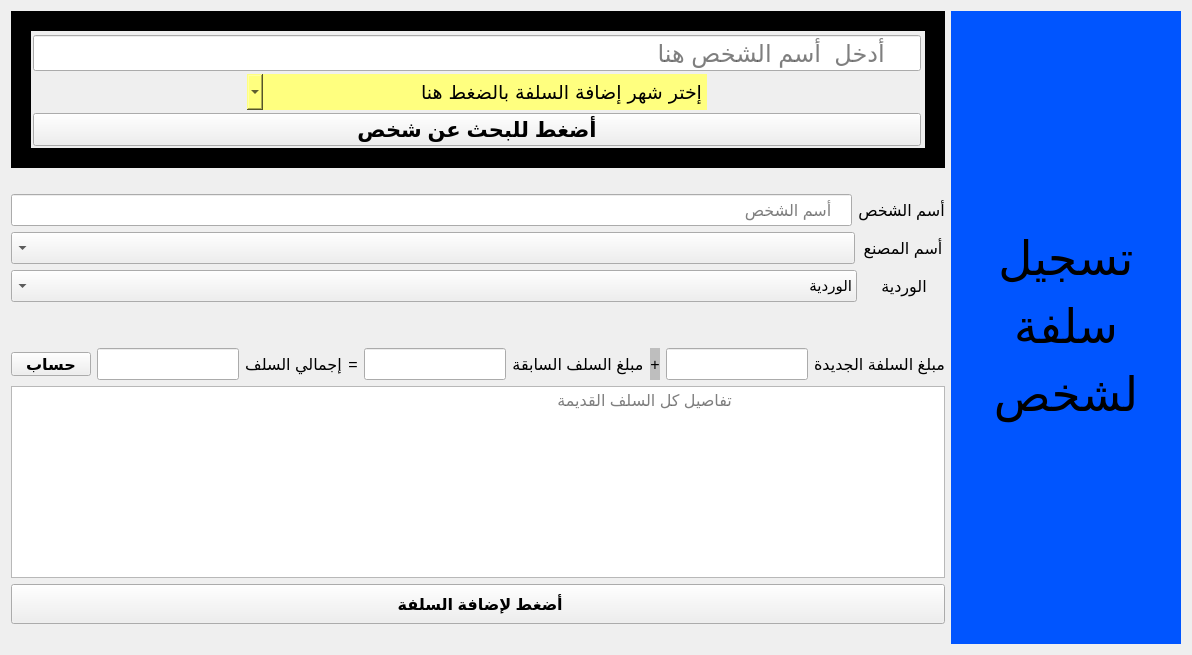
            <widget class="QWidget" name="page_9">
             <layout class="QVBoxLayout" name="verticalLayout_19">
              <item>
               <layout class="QGridLayout" name="gridLayout_7">
                <item row="0" column="0">
                 <layout class="QGridLayout" name="gridLayout_6">
                  <item row="0" column="0">
                   <widget class="QGroupBox" name="groupBox_5">
                    <property name="styleSheet">
                     <string notr="true">QGroupBox{
border:20px solid rgb(0, 0, 0);
}</string>
                    </property>
                    <property name="title">
                     <string/>
                    </property>
                    <layout class="QVBoxLayout" name="verticalLayout_18">
                     <property name="spacing">
                      <number>3</number>
                     </property>
                     <property name="leftMargin">
                      <number>2</number>
                     </property>
                     <property name="topMargin">
                      <number>4</number>
                     </property>
                     <property name="rightMargin">
                      <number>4</number>
                     </property>
                     <property name="bottomMargin">
                      <number>2</number>
                     </property>
                     <item>
                      <widget class="QLineEdit" name="lineEdit_199">
                       <property name="minimumSize">
                        <size>
                         <width>0</width>
                         <height>32</height>
                        </size>
                       </property>
                       <property name="maximumSize">
                        <size>
                         <width>16777215</width>
                         <height>40</height>
                        </size>
                       </property>
                       <property name="font">
                        <font>
                         <family>Segoe UI</family>
                         <pointsize>18</pointsize>
                         <italic>false</italic>
                         <bold>false</bold>
                        </font>
                       </property>
                       <property name="placeholderText">
                        <string>     أدخل  أسم الشخص هنا</string>
                       </property>
                      </widget>
                     </item>
                     <item>
                      <layout class="QHBoxLayout" name="horizontalLayout_19">
                       <item>
                        <widget class="QLabel" name="label_52">
                         <property name="minimumSize">
                          <size>
                           <width>0</width>
                           <height>0</height>
                          </size>
                         </property>
                         <property name="maximumSize">
                          <size>
                           <width>211</width>
                           <height>16777215</height>
                          </size>
                         </property>
                         <property name="font">
                          <font>
                           <pointsize>20</pointsize>
                          </font>
                         </property>
                         <property name="styleSheet">
                          <string notr="true">border:0px solid rgb(0,0,0);</string>
                         </property>
                         <property name="text">
                          <string/>
                         </property>
                        </widget>
                       </item>
                       <item>
                        <widget class="QComboBox" name="comboBox_8">
                         <property name="minimumSize">
                          <size>
                           <width>0</width>
                           <height>36</height>
                          </size>
                         </property>
                         <property name="font">
                          <font>
                           <family>SimSun-ExtB</family>
                           <pointsize>14</pointsize>
                           <bold>false</bold>
                          </font>
                         </property>
                         <property name="layoutDirection">
                          <enum>Qt::RightToLeft</enum>
                         </property>
                         <property name="styleSheet">
                          <string notr="true">border:0px solid rgb(0,0,0);
background-color: rgb(255, 255, 127);</string>
                         </property>
                         <item>
                          <property name="text">
                           <string>                           إختر شهر إضافة السلفة بالضغط هنا</string>
                          </property>
                         </item>
                        </widget>
                       </item>
                       <item>
                        <widget class="QLabel" name="label_53">
                         <property name="minimumSize">
                          <size>
                           <width>0</width>
                           <height>0</height>
                          </size>
                         </property>
                         <property name="maximumSize">
                          <size>
                           <width>211</width>
                           <height>16777215</height>
                          </size>
                         </property>
                         <property name="font">
                          <font>
                           <pointsize>20</pointsize>
                          </font>
                         </property>
                         <property name="styleSheet">
                          <string notr="true">border:0px solid rgb(0,0,0);</string>
                         </property>
                         <property name="text">
                          <string/>
                         </property>
                        </widget>
                       </item>
                      </layout>
                     </item>
                     <item>
                      <widget class="QPushButton" name="pushButton_12">
                       <property name="minimumSize">
                        <size>
                         <width>0</width>
                         <height>32</height>
                        </size>
                       </property>
                       <property name="maximumSize">
                        <size>
                         <width>16777215</width>
                         <height>40</height>
                        </size>
                       </property>
                       <property name="font">
                        <font>
                         <pointsize>16</pointsize>
                         <bold>true</bold>
                        </font>
                       </property>
                       <property name="styleSheet">
                        <string notr="true">QPushButton::hover{
background-color:rgb(255, 170, 127);
}</string>
                       </property>
                       <property name="text">
                        <string>أضغط للبحث عن شخص</string>
                       </property>
                      </widget>
                     </item>
                    </layout>
                   </widget>
                  </item>
                  <item row="2" column="0">
                   <layout class="QVBoxLayout" name="verticalLayout_15" stretch="1,0,0,0,0,0">
                    <item>
                     <widget class="QLabel" name="label_17">
                      <property name="text">
                       <string/>
                      </property>
                      <property name="alignment">
                       <set>Qt::AlignCenter</set>
                      </property>
                     </widget>
                    </item>
                    <item>
                     <widget class="QLabel" name="label_34">
                      <property name="text">
                       <string/>
                      </property>
                      <property name="alignment">
                       <set>Qt::AlignCenter</set>
                      </property>
                     </widget>
                    </item>
                    <item>
                     <layout class="QHBoxLayout" name="horizontalLayout_18" stretch="0,0,0,0,0,0,1,0,0">
                      <item>
                       <widget class="QPushButton" name="pushButton_15">
                        <property name="minimumSize">
                         <size>
                          <width>63</width>
                          <height>0</height>
                         </size>
                        </property>
                        <property name="maximumSize">
                         <size>
                          <width>16777215</width>
                          <height>24</height>
                         </size>
                        </property>
                        <property name="font">
                         <font>
                          <pointsize>12</pointsize>
                          <bold>true</bold>
                         </font>
                        </property>
                        <property name="styleSheet">
                         <string notr="true">QPushButton::hover{
background-color:rgb(255, 170, 127);
}</string>
                        </property>
                        <property name="text">
                         <string>حساب</string>
                        </property>
                       </widget>
                      </item>
                      <item>
                       <widget class="QLineEdit" name="lineEdit_205">
                        <property name="minimumSize">
                         <size>
                          <width>0</width>
                          <height>32</height>
                         </size>
                        </property>
                        <property name="font">
                         <font>
                          <family>Segoe UI</family>
                          <pointsize>12</pointsize>
                          <italic>false</italic>
                          <bold>false</bold>
                         </font>
                        </property>
                        <property name="toolTip">
                         <string>&lt;html&gt;&lt;head/&gt;&lt;body&gt;&lt;p&gt;&lt;span style=&quot; font-size:10pt; color:#5500ff;&quot;&gt;غير الرقم القومي للشخص من هنا&lt;/span&gt;&lt;/p&gt;&lt;/body&gt;&lt;/html&gt;</string>
                        </property>
                        <property name="text">
                         <string/>
                        </property>
                        <property name="placeholderText">
                         <string/>
                        </property>
                       </widget>
                      </item>
                      <item>
                       <widget class="QLabel" name="label_37">
                        <property name="font">
                         <font>
                          <pointsize>12</pointsize>
                         </font>
                        </property>
                        <property name="text">
                         <string>إجمالي السلف</string>
                        </property>
                        <property name="alignment">
                         <set>Qt::AlignCenter</set>
                        </property>
                       </widget>
                      </item>
                      <item>
                       <widget class="QLabel" name="label_38">
                        <property name="font">
                         <font>
                          <pointsize>12</pointsize>
                         </font>
                        </property>
                        <property name="styleSheet">
                         <string notr="true"/>
                        </property>
                        <property name="text">
                         <string>=</string>
                        </property>
                        <property name="alignment">
                         <set>Qt::AlignCenter</set>
                        </property>
                       </widget>
                      </item>
                      <item>
                       <widget class="QLineEdit" name="lineEdit_204">
                        <property name="minimumSize">
                         <size>
                          <width>0</width>
                          <height>32</height>
                         </size>
                        </property>
                        <property name="font">
                         <font>
                          <family>Segoe UI</family>
                          <pointsize>12</pointsize>
                          <italic>false</italic>
                          <bold>false</bold>
                         </font>
                        </property>
                        <property name="toolTip">
                         <string>&lt;html&gt;&lt;head/&gt;&lt;body&gt;&lt;p&gt;&lt;span style=&quot; font-size:10pt; color:#5500ff;&quot;&gt;غير الرقم القومي للشخص من هنا&lt;/span&gt;&lt;/p&gt;&lt;/body&gt;&lt;/html&gt;</string>
                        </property>
                        <property name="text">
                         <string/>
                        </property>
                        <property name="placeholderText">
                         <string/>
                        </property>
                       </widget>
                      </item>
                      <item>
                       <widget class="QLabel" name="label_35">
                        <property name="font">
                         <font>
                          <pointsize>12</pointsize>
                         </font>
                        </property>
                        <property name="text">
                         <string>مبلغ السلف السابقة</string>
                        </property>
                        <property name="alignment">
                         <set>Qt::AlignCenter</set>
                        </property>
                       </widget>
                      </item>
                      <item>
                       <widget class="QLabel" name="label_36">
                        <property name="font">
                         <font>
                          <pointsize>12</pointsize>
                         </font>
                        </property>
                        <property name="styleSheet">
                         <string notr="true">background-color: rgb(190, 190, 190);</string>
                        </property>
                        <property name="text">
                         <string>+</string>
                        </property>
                        <property name="alignment">
                         <set>Qt::AlignCenter</set>
                        </property>
                       </widget>
                      </item>
                      <item>
                       <widget class="QLineEdit" name="lineEdit_200">
                        <property name="minimumSize">
                         <size>
                          <width>0</width>
                          <height>32</height>
                         </size>
                        </property>
                        <property name="font">
                         <font>
                          <family>Segoe UI</family>
                          <pointsize>12</pointsize>
                          <italic>false</italic>
                          <bold>false</bold>
                         </font>
                        </property>
                        <property name="toolTip">
                         <string>&lt;html&gt;&lt;head/&gt;&lt;body&gt;&lt;p&gt;&lt;span style=&quot; font-size:10pt; color:#5500ff;&quot;&gt;غير الرقم القومي للشخص من هنا&lt;/span&gt;&lt;/p&gt;&lt;/body&gt;&lt;/html&gt;</string>
                        </property>
                        <property name="text">
                         <string/>
                        </property>
                        <property name="placeholderText">
                         <string/>
                        </property>
                       </widget>
                      </item>
                      <item>
                       <widget class="QLabel" name="label_20">
                        <property name="font">
                         <font>
                          <pointsize>12</pointsize>
                         </font>
                        </property>
                        <property name="text">
                         <string>مبلغ السلفة الجديدة</string>
                        </property>
                        <property name="alignment">
                         <set>Qt::AlignCenter</set>
                        </property>
                       </widget>
                      </item>
                     </layout>
                    </item>
                    <item>
                     <widget class="QPlainTextEdit" name="plainTextEdit">
                      <property name="font">
                       <font>
                        <family>Segoe UI</family>
                        <pointsize>12</pointsize>
                        <italic>false</italic>
                        <bold>false</bold>
                       </font>
                      </property>
                      <property name="layoutDirection">
                       <enum>Qt::RightToLeft</enum>
                      </property>
                      <property name="styleSheet">
                       <string notr="true">font: 12pt &quot;Segoe UI&quot;;</string>
                      </property>
                      <property name="placeholderText">
                       <string>                                                                                                                          تفاصيل كل السلف القديمة   </string>
                      </property>
                     </widget>
                    </item>
                    <item>
                     <widget class="QPushButton" name="pushButton_4">
                      <property name="minimumSize">
                       <size>
                        <width>0</width>
                        <height>40</height>
                       </size>
                      </property>
                      <property name="font">
                       <font>
                        <pointsize>12</pointsize>
                        <bold>true</bold>
                       </font>
                      </property>
                      <property name="styleSheet">
                       <string notr="true">QPushButton::hover{
background-color:rgb(255, 170, 127);
}</string>
                      </property>
                      <property name="text">
                       <string> أضغط لإضافة السلفة</string>
                      </property>
                     </widget>
                    </item>
                    <item>
                     <widget class="QLabel" name="label_18">
                      <property name="text">
                       <string/>
                      </property>
                      <property name="alignment">
                       <set>Qt::AlignCenter</set>
                      </property>
                     </widget>
                    </item>
                   </layout>
                  </item>
                  <item row="1" column="0">
                   <layout class="QGridLayout" name="gridLayout_5" rowstretch="1,0,0,0">
                    <property name="sizeConstraint">
                     <enum>QLayout::SetNoConstraint</enum>
                    </property>
                    <item row="0" column="0">
                     <widget class="QLabel" name="label_15">
                      <property name="text">
                       <string/>
                      </property>
                      <property name="alignment">
                       <set>Qt::AlignCenter</set>
                      </property>
                     </widget>
                    </item>
                    <item row="1" column="0">
                     <layout class="QHBoxLayout" name="horizontalLayout_12">
                      <property name="topMargin">
                       <number>0</number>
                      </property>
                      <item>
                       <widget class="QLineEdit" name="lineEdit_189">
                        <property name="minimumSize">
                         <size>
                          <width>0</width>
                          <height>32</height>
                         </size>
                        </property>
                        <property name="font">
                         <font>
                          <family>Segoe UI</family>
                          <pointsize>12</pointsize>
                          <italic>false</italic>
                          <bold>false</bold>
                         </font>
                        </property>
                        <property name="toolTip">
                         <string>&lt;html&gt;&lt;head/&gt;&lt;body&gt;&lt;p&gt;&lt;span style=&quot; font-size:10pt; color:#5555ff;&quot;&gt;غير أسم الشخص من هذه الخانة&lt;/span&gt;&lt;/p&gt;&lt;/body&gt;&lt;/html&gt;</string>
                        </property>
                        <property name="placeholderText">
                         <string>    أسم الشخص</string>
                        </property>
                       </widget>
                      </item>
                      <item>
                       <widget class="QLabel" name="label_5">
                        <property name="font">
                         <font>
                          <pointsize>12</pointsize>
                         </font>
                        </property>
                        <property name="text">
                         <string>أسم الشخص</string>
                        </property>
                        <property name="alignment">
                         <set>Qt::AlignCenter</set>
                        </property>
                       </widget>
                      </item>
                     </layout>
                    </item>
                    <item row="3" column="0">
                     <layout class="QHBoxLayout" name="horizontalLayout_13" stretch="1,0">
                      <item>
                       <widget class="QComboBox" name="comboBox_14">
                        <property name="minimumSize">
                         <size>
                          <width>0</width>
                          <height>32</height>
                         </size>
                        </property>
                        <property name="font">
                         <font>
                          <pointsize>11</pointsize>
                         </font>
                        </property>
                        <property name="cursor">
                         <cursorShape>PointingHandCursor</cursorShape>
                        </property>
                        <property name="toolTip">
                         <string>&lt;html&gt;&lt;head/&gt;&lt;body&gt;&lt;p&gt;&lt;span style=&quot; font-size:10pt; color:#5500ff;&quot;&gt;إضغط لإختيار الوردية&lt;/span&gt;&lt;/p&gt;&lt;/body&gt;&lt;/html&gt;</string>
                        </property>
                        <property name="layoutDirection">
                         <enum>Qt::RightToLeft</enum>
                        </property>
                        <item>
                         <property name="text">
                          <string>الوردية</string>
                         </property>
                        </item>
                        <item>
                         <property name="text">
                          <string>الوردية الأولي</string>
                         </property>
                        </item>
                        <item>
                         <property name="text">
                          <string>الوردية الثانية</string>
                         </property>
                        </item>
                        <item>
                         <property name="text">
                          <string>الوردية الثالثة</string>
                         </property>
                        </item>
                       </widget>
                      </item>
                      <item>
                       <widget class="QLabel" name="label_13">
                        <property name="minimumSize">
                         <size>
                          <width>82</width>
                          <height>0</height>
                         </size>
                        </property>
                        <property name="font">
                         <font>
                          <pointsize>12</pointsize>
                         </font>
                        </property>
                        <property name="text">
                         <string>الوردية</string>
                        </property>
                        <property name="alignment">
                         <set>Qt::AlignCenter</set>
                        </property>
                       </widget>
                      </item>
                     </layout>
                    </item>
                    <item row="2" column="0">
                     <layout class="QHBoxLayout" name="horizontalLayout_14" stretch="1,0">
                      <item>
                       <widget class="QComboBox" name="comboBox_15">
                        <property name="minimumSize">
                         <size>
                          <width>0</width>
                          <height>32</height>
                         </size>
                        </property>
                        <property name="font">
                         <font>
                          <pointsize>11</pointsize>
                         </font>
                        </property>
                        <property name="cursor">
                         <cursorShape>PointingHandCursor</cursorShape>
                        </property>
                        <property name="toolTip">
                         <string>&lt;html&gt;&lt;head/&gt;&lt;body&gt;&lt;p&gt;&lt;span style=&quot; font-size:10pt; color:#5500ff;&quot;&gt;إضغط لإختيار أسم المصنغ&lt;/span&gt;&lt;/p&gt;&lt;/body&gt;&lt;/html&gt;</string>
                        </property>
                        <property name="layoutDirection">
                         <enum>Qt::RightToLeft</enum>
                        </property>
                        <property name="currentText">
                         <string/>
                        </property>
                       </widget>
                      </item>
                      <item>
                       <widget class="QLabel" name="label_14">
                        <property name="minimumSize">
                         <size>
                          <width>84</width>
                          <height>0</height>
                         </size>
                        </property>
                        <property name="font">
                         <font>
                          <pointsize>12</pointsize>
                         </font>
                        </property>
                        <property name="text">
                         <string>أسم المصنع</string>
                        </property>
                        <property name="alignment">
                         <set>Qt::AlignCenter</set>
                        </property>
                       </widget>
                      </item>
                     </layout>
                    </item>
                   </layout>
                  </item>
                 </layout>
                </item>
                <item row="0" column="1">
                 <widget class="QLabel" name="label_16">
                  <property name="minimumSize">
                   <size>
                    <width>230</width>
                    <height>0</height>
                   </size>
                  </property>
                  <property name="font">
                   <font>
                    <family>Lucida Sans Typewriter</family>
                    <pointsize>35</pointsize>
                    <bold>false</bold>
                   </font>
                  </property>
                  <property name="contextMenuPolicy">
                   <enum>Qt::ActionsContextMenu</enum>
                  </property>
                  <property name="acceptDrops">
                   <bool>false</bool>
                  </property>
                  <property name="styleSheet">
                   <string notr="true">background-color: rgb(0, 85, 255);</string>
                  </property>
                  <property name="frameShape">
                   <enum>QFrame::NoFrame</enum>
                  </property>
                  <property name="frameShadow">
                   <enum>QFrame::Plain</enum>
                  </property>
                  <property name="text">
                   <string>&lt;html&gt;&lt;head/&gt;&lt;body&gt;&lt;p&gt;تسجيل&lt;/p&gt;&lt;p&gt;سلفة&lt;/p&gt;&lt;p&gt;لشخص&lt;/p&gt;&lt;/body&gt;&lt;/html&gt;</string>
                  </property>
                  <property name="alignment">
                   <set>Qt::AlignCenter</set>
                  </property>
                 </widget>
                </item>
               </layout>
              </item>
             </layout>
            </widget>
